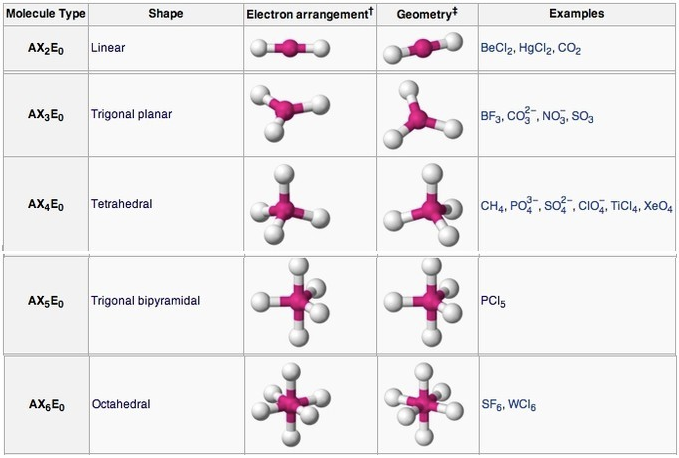
#> input picture test_files/molecules.png, 679 x 458 px, found by its file name
$ python detect_cells.py
#> lines starting #> are read from the running program, lines starting #| are printed output that depends on the picture; after the words box and inside, x2 and y2 are one past the last pixel; in counts of white or black regions, pixels touching at a corner belong together
import cv2
import numpy as np
import os

img = cv2.imread("images/molecules.png")
#> img is the input picture: shape (458, 679, 3); mean B, G, R 237.1, 235.6, 237.7

if img is None:
    raise Exception("Image not found")

# Convert to grayscale
gray = cv2.cvtColor(img, cv2.COLOR_BGR2GRAY)

threshold, binary_img = cv2.threshold(gray, 200, 255, cv2.THRESH_BINARY_INV)
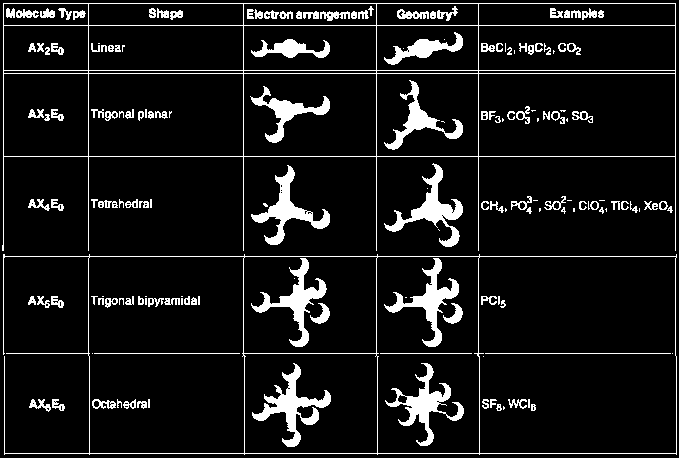
#> binary_img: shape (458, 679); 9.2% white; 169 white regions (47 under 20 px), largest, box (x1, y1, x2, y2) and area: (2, 3, 676, 251) 4829, (3, 254, 677, 455) 2779, (252, 363, 331, 447) 1786

h, w = binary_img.shape
#> h = 458; w = 679

# Kernels that detect horizontal + vertical lines
horizontal_kernel = cv2.getStructuringElement(cv2.MORPH_RECT, (max(20, w // 30), 1))
vertical_kernel = cv2.getStructuringElement(cv2.MORPH_RECT, (1, max(20, h // 30)))
#> vertical_kernel = 20 values from 1 to 1

# Extracts horizontal + vertical lines from the image
horizontal = cv2.morphologyEx(binary_img, cv2.MORPH_OPEN, horizontal_kernel)
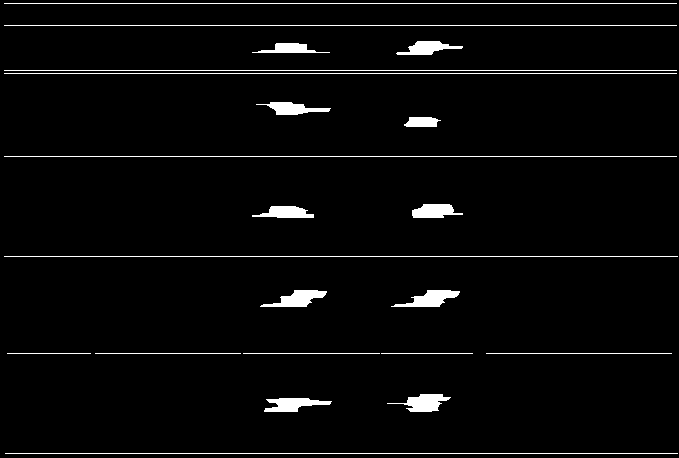
#> horizontal: shape (458, 679); 3.4% white; 22 white regions, largest, box (x1, y1, x2, y2) and area: (4, 256, 678, 257) 674, (4, 3, 677, 4) 673, (4, 25, 677, 26) 673
vertical = cv2.morphologyEx(binary_img, cv2.MORPH_OPEN, vertical_kernel)
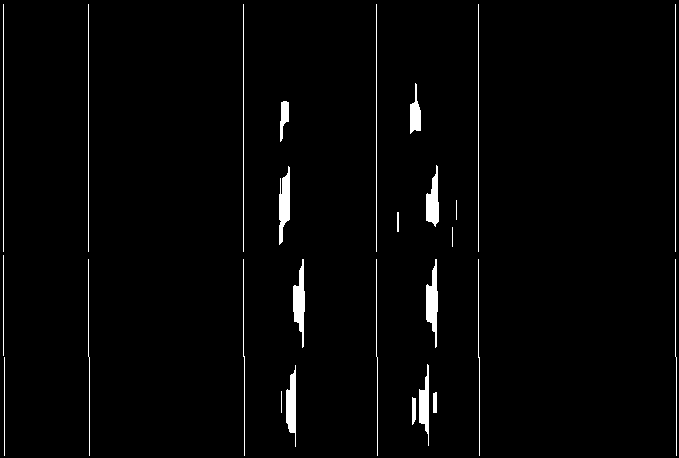
#> vertical: shape (458, 679); 2.2% white; 27 white regions, largest, box (x1, y1, x2, y2) and area: (426, 259, 438, 348) 609, (293, 259, 305, 348) 599, (279, 166, 290, 245) 572

grid = cv2.add(horizontal, vertical)
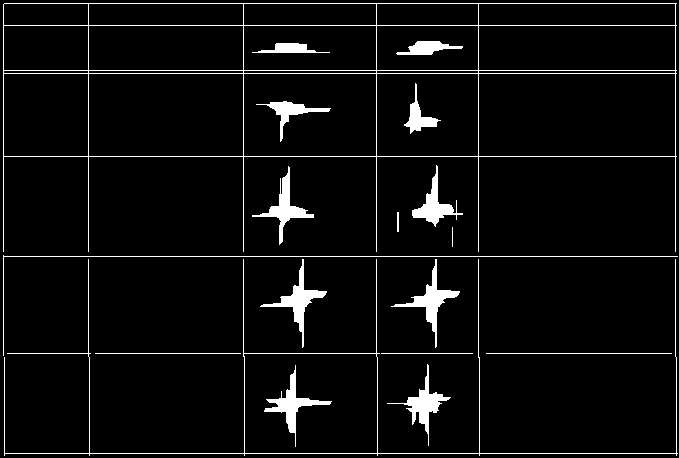
#> grid: shape (458, 679); 5.1% white; 18 white regions

# Contours: list of shapes
contours, hierarchy = cv2.findContours(grid, cv2.RETR_TREE, cv2.CHAIN_APPROX_SIMPLE)
#> contours = 39 contours, 6 with area under 20; largest, box (x1, y1, x2, y2) and area: (3, 3, 677, 252) 102825, (478, 73, 676, 157) 16349, (4, 259, 678, 456) 13315, (243, 353, 378, 454) 13297, (88, 73, 244, 157) 12863

boxes = []

for contour in contours:
    x, y, bw, bh = cv2.boundingRect(contour)

    # Ignore tiny noise
    if bw < 80 or bh < 40:
        continue

    # Ignore giant outer border
    if bw > w * 0.95 and bh > h * 0.95:
        continue

    boxes.append((x, y, bw, bh))
#> this loop made 39 passes
#> (x, y, bw, bh) on passes 1, 5, 6, 7, 8, 9, 10, 13, 14, 15, 16, 17: (387, 364, 64, 82), (391, 259, 69, 89), (260, 259, 67, 89), (4, 259, 674, 197), (243, 353, 135, 101), (264, 365, 68, 82), (3, 255, 675, 101), (252, 166, 62, 79), (412, 165, 51, 62), (3, 3, 674, 249), (478, 73, 198, 84), (376, 73, 103, 84)
#> (contour, x, y, bw, bh) on passes 2, 3, 4, 11, 12: ([[486, 353], [671, 353]], 486, 353, 186, 1), ([[381, 353], [472, 353]], 381, 353, 92, 1), ([[95, 353], [240, 353]], 95, 353, 146, 1), ([[452, 227], [452, 246]], 452, 227, 1, 20), ([[397, 212], [397, 231], [398, 231], [398, 212]], 397, 212, 2, 20)
#> after the loop, boxes = 14 items, first 6: (4, 259, 674, 197), (243, 353, 135, 101), (3, 255, 675, 101), (3, 3, 674, 249), (478, 73, 198, 84), (376, 73, 103, 84)

# Sort by y (top to bottom), then x (left to right)
boxes = sorted(boxes, key=lambda b: (b[1], b[0]))
#> boxes = 14 items, first 6: (3, 3, 674, 249), (3, 25, 86, 46), (88, 25, 156, 46), (243, 25, 134, 46), (376, 25, 103, 46), (478, 25, 198, 46)


#-----GROUP INTO ROWS------
rows = []

# How close in y value 2 boxes need to be considered in the same row
row_tolerance = h // 100
#> row_tolerance = 4

for box in boxes:
    x, y, bw, bh = box

    # If box was put into existing row
    placed = False

    for row in rows:

        # Compare y position
        if abs(y - row[0][1]) < row_tolerance:
            row.append(box)
            placed = True
            break

    if not placed:
        rows.append([box])
#> this loop made 14 passes
#> after the loop, row = [(4, 259, 674, 197)]; rows = 6 items


# Sort rows left-right
for row in rows:
    row.sort(key=lambda b: b[0])
#> this loop made 6 passes

# --------- SAVE OUTPUT ---------
os.makedirs("table_output/cells", exist_ok=True)
os.makedirs("table_output", exist_ok=True)

debug = img.copy()

for r_idx, row in enumerate(rows):
    for c_idx, (x, y, bw, bh) in enumerate(row):

        # Crop cell
        crop = img[y:y+bh, x:x+bw]

        filename = f"table_output/cells/row_{r_idx:02d}_col_{c_idx:02d}.png"
        cv2.imwrite(filename, crop)

        # Draw debug rectangle
        cv2.rectangle(
            debug,
            (x, y),
            (x + bw, y + bh),
            (0, 0, 255),
            2
        )
#> this loop made 6 passes
#> pass 1, `cv2.imwrite(filename, crop)`:
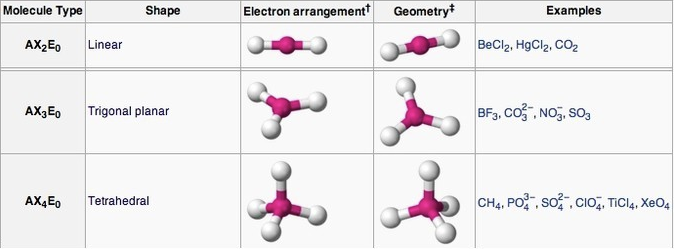
#> saved as row_00_col_00.png: shape (249, 674, 3); mean B, G, R 235.7, 234.1, 236.3
#> pass 2, `cv2.imwrite(filename, crop)`:
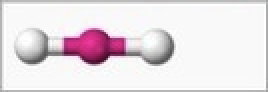
#> saved as row_01_col_02.png: shape (46, 134, 3) (shown 2 times larger); mean B, G, R 229, 224.5, 232.7
#> after the loop:
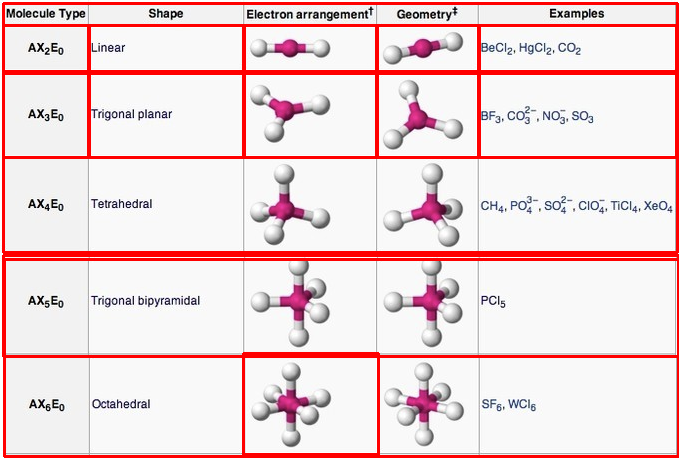
#> debug: shape (458, 679, 3); 8.18% of pixels changed, all inside (x1, y1, x2, y2) = (2, 2, 679, 458)

# Save debug image
cv2.imwrite("table_output/debug.png", debug)

print("Threshold used:", threshold)
print("Rows found:", len(rows))
#| Rows found: 6

for i, row in enumerate(rows):
    print(f"Row {i}: {len(row)} cells")

print("Saved debug image → table_output/debug.png")
print("Saved cells → table_output/cells/")
